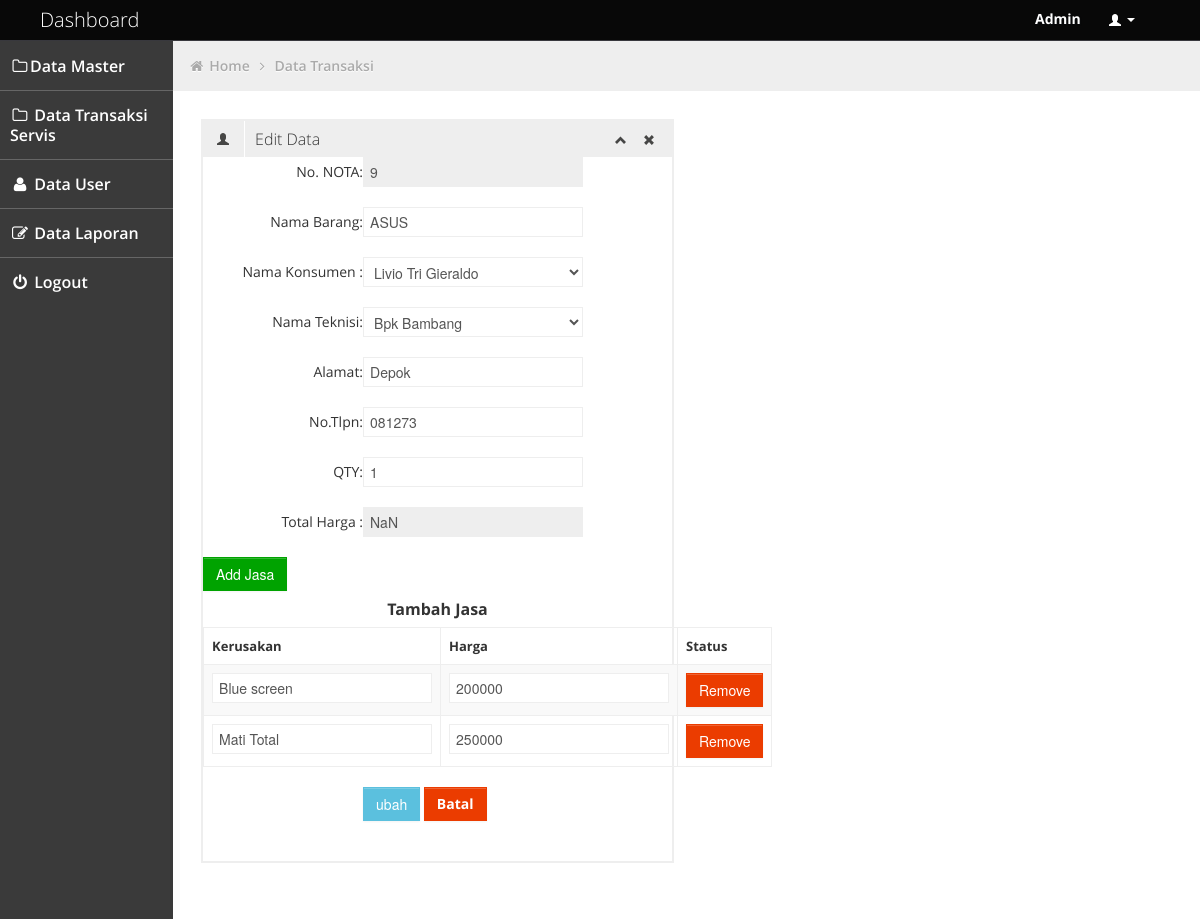
The app's page /admin/edit_transaksi.php?no=9 (signed in) with its own data.
### tables this page shows
CREATE TABLE `servis_header` (
  `no_servis` int(45) NOT NULL,
  `nm_teknisi` varchar(50) NOT NULL,
  `nm_konsumen` varchar(50) NOT NULL,
  `nm_barang` varchar(50) NOT NULL,
  `alamat` text NOT NULL,
  `telp` varchar(15) NOT NULL,
  `qty` int(11) NOT NULL,
  `tgl_terima` date NOT NULL,
  `tgl_ambil` date DEFAULT NULL,
  `harga` int(11) NOT NULL,
  `status` char(1) NOT NULL
);

CREATE TABLE `servis_detail` (
  `servisdetail_id` int(11) NOT NULL,
  `no_servis` int(11) NOT NULL,
  `id_jasa` char(5) NOT NULL,
  `jumlah` int(11) NOT NULL,
  `tgl_ambil` date NOT NULL
);

CREATE TABLE `jasa` (
  `no` int(10) NOT NULL,
  `kd_jasa` varchar(15) NOT NULL,
  `kerusakan` varchar(100) NOT NULL,
  `harga` int(20) NOT NULL
);

### admin/edit_transaksi.php (the view, shortened to what this page needs)
<?php
include '../config/koneksi.php';
if (isset($_GET['no'])) {
	$data = $conn->prepare("SELECT A.*, B.* FROM servis_header A
	LEFT JOIN servis_detail B on A.no_servis = B.no_servis WHERE A.no_servis = ? ");
	$no_servis = $_GET['no'];
	$data->bind_param('i', $no_servis);
	$data->execute();
	$result = $data->get_result();
	$row= $result->fetch_row();
}
?>
<!DOCTYPE html>
<html lang="en">
<head>
	<link id="bootstrap-style" href="../css/bootstrap.min.css" rel="stylesheet">
	<link href="../css/bootstrap-responsive.min.css" rel="stylesheet">
	<link id="base-style" href="../css/style.css" rel="stylesheet">
	<link id="base-style-responsive" href="../css/style-responsive.css" rel="stylesheet">
	<link rel="stylesheet" type="text/css" href="../css2/font.css">
</head>
<body>
	<?php include 'navbar.php'; ?>
	<div class="container-fluid-full">
		<div class="row-fluid">
			<?php include 'sidebarr.php'; ?>
			<div id="content" class="span10">
				<ul class="breadcrumb">
					<li>
						<i class="icon-home"></i>
						<a href="dashboard.php">Home</a>
						<i class="icon-angle-right"></i>
					</li>
					<li><a href="transaksi.php">Data Transaksi</a></li>
				</ul>
				<div class="row-fluid ">
					<div class="box span6">
						<div class="box-header" data-original-title>
							<h2><i class="halflings-icon user"></i><span class="break"></span>Edit Data</h2>
							<div class="box-icon">
								<a href="#" class="btn-minimize"><i class="halflings-icon chevron-up"></i></a>
								<a href="#" class="btn-close"><i class="halflings-icon remove"></i></a>
							</div>
						</div>
						<div class="">
							<form class="form-horizontal" action="../aksi/proses.php?update2" method="post">
								<div class="form-group">
									<label class="control-label col-sm-2" for="no">No. NOTA:</label>
									<div class="col-sm-10">
										<input type="text" class="form-control" name="no"
											value="<?php echo $row ['0']; ?>" readonly>
									</div>
								</div><br>
								<div class="form-group">
									<label class="control-label col-sm-2" for="nm_barang">Nama Barang:</label>
									<div class="col-sm-10">
										<input type="text" class="form-control" name="nm_barang"
											value="<?php echo $row ['3']; ?>" required>
									</div>
								</div><br>
								<div class="form-group">
									<label class="control-label col-sm-2" for="nm_konsumen">Nama Konsumen :</label>
									<div class="col-sm-10">
										<select name="nm_konsumen" class="form-control" required>
											<?php
											include '../config/koneksi.php';
											$data = $conn->query("SELECT * FROM konsumen ORDER BY nm_konsumen desc");
											while ($result = $data->fetch_assoc()){
												?>
												<?php if($row['2'] == $result['nm_konsumen']){ ?>
														<option value="<?= $result['nm_konsumen']; ?>" selected><?= $result['nm_konsumen']; ?></option>
												<?php } else { ?>
														<option value="<?= $result['nm_konsumen']; ?>"><?= $result['nm_konsumen']; ?></option>
												<?php } ?>
											<?php
											}
												?>
										</select>
									</div>
								</div><br>
								<div class="form-group">
									<label class="control-label col-sm-2" for="nm_teknisi">Nama Teknisi:</label>
									<div class="col-sm-10">
										<select name="nm_teknisi" class="form-control" required>
											<?php
											include '../config/koneksi.php';
											$data = $conn->query("SELECT * FROM teknisi");
											while ($result = $data->fetch_assoc()){
												?>
												<?php if($row['1'] == $result['nm_teknisi']){ ?>
														<option value="<?= $result['nm_teknisi']; ?>" selected><?= $result['nm_teknisi']; ?></option>
												<?php } else { ?>
														<option value="<?= $result['nm_teknisi']; ?>"><?= $result['nm_teknisi']; ?></option>
												<?php } ?>
												<?php
											}
												?>
										</select>
									</div>
								</div><br>
								<div class="form-group">
									<label class="control-label col-sm-2" for="alamat">Alamat:</label>
									<div class="col-sm-10">
										<input type="text" class="form-control" name="alamat"
											value="<?php echo $row ['4']; ?>" required>
									</div>
								</div><br>
								<div class="form-group">
									<label class="control-label col-sm-2" for="telp">No.Tlpn:</label>
									<div class="col-sm-10">
										<input type="text" class="form-control" name="tlpn"
											value="<?php echo $row ['5']; ?>" required>
									</div>
								</div><br>
								<div class="form-group">
									<label class="control-label col-sm-2" for="qty">QTY:</label>
									<div class="col-sm-10">
										<input type="text" class="form-control" name="qty"
											value="<?php echo $row ['6']; ?>" required>
									</div>
								</div><br>
								<div class="form-group">
									<label class="control-label col-sm-2" for="harga">Total Harga :</label>
									<div class="col-sm-10">
										<input type="text" class="form-control harga_js" name="harga"
											value="<?php echo $row ['9']; ?>" readonly>
									</div>
								</div><br>
								<button type="button" name="add" id="add" class="btn btn-success btn-sm">Add
									Jasa</button>
								<h5 style="text-align:center">Tambah Jasa</h5>
								<table class="table table-striped table-bordered bootstrap-datatable datatable">
									<thead >
										<tr>
											<th>
												<font size="2">Kerusakan
											</th>
											<th>
												<font size="2">Harga
											</th>
											<th>
												<font size="2">Status
											</th>
										</tr>
									</thead>
									<tbody id="user_data">
									<?php
									include '../config/koneksi.php';
									$no = 2;
									$data = $conn->query("SELECT a.*, b.* FROM servis_detail a left join jasa b on a.id_jasa = b.kd_jasa WHERE a.no_servis = '".$row['0']."' ORDER BY no_servis desc");
									while ($result = $data->fetch_assoc()){
										?>
										<tr id="row_<?php echo $no-1 ?>">
											<td><font size="2"><input type="text" value="<?php echo $result['kerusakan']; ?>" name="SOD[<?php echo $no-1 ?>][]"></td>
											<td><font size="2"><input class="hrg_jasa" id="harga_jasa<?php echo $no-1 ?>" type="text" value="<?php echo $result['jumlah']; ?>" name="SOD[<?php echo $no-1 ?>][hidden_harga_jasa]"></td>
											<td><button type="button" class="btn btn-danger btn-xs remove_details" id="1">Remove</button></td>
										</tr>
										 <?php
									$no++;
									}
									?>
									</tbody>
								</table>
								<div class="form-group">
									<label class="col-sm-3 control-label">&nbsp;</label>
									<div class="col-sm-6">
										<input type="submit" name="update2" class="btn btn-sm btn-info" value="ubah">
										<a href="transaksi.php" class="btn btn-sm btn-danger"><b>Batal</b></a>
									</div>
								</div>
							</form><br>
						</div>
					</div>
				</div>
			</div>
		</div>
	</div>
</body>
</html>

### css/style.css (style rules this page uses)
body { background: #F5F5F5; color: #333; border: none; font-family: 'Open Sans', sans-serif; font-weight: 600; }
a { color: #646464; }
h2 { font-size: 16px; line-height: 16px; }
h5 { font-size: 16px; line-height: 16px; }
#content { background: #ffffff; filter: none; min-height: 100%; padding: 20px 20px; position: relative; }
.breadcrumb { margin: -28px -28px 28px -28px; line-height: 34px; background: #eee; border: 0px; color: #aaa; -webkit-box-shadow: none; -moz-box-shadow: none; box-shadow: none; -webkit-border-radius: 0px; -moz-border-radius: 0px; border-radius: 0px; }
.breadcrumb a { color: #aaa; text-shadow: 0px 1px 1px #fff; }
.box { border: 2px solid #eee; background: #fff !important; margin-bottom: 28px; }
.box-header { height: 16px; font-size: 16px; line-height: 16px; padding: 10px; background: #eee; -webkit-box-shadow: none; -moz-box-shadow: none; box-shadow: none; overflow: hidden; }
.box-header h2 { float:left; margin-top: 0px; font-weight: 300; }
.box-header h2 i { margin: 0px 3px 0px 4px; opacity: .8; filter: alpha(opacity=80); -ms-filter:"progid:DXImageTransform.Microsoft.Alpha(Opacity=80)"; }
.box-header .box-icon { float:right; margin-top: 1px; }
.box-header .box-icon i { -webkit-transition: all 0.1s ease-in-out; -moz-transition: all 0.1s ease-in-out; -o-transition: all 0.1s ease-in-out; -ms-transition: all 0.1s ease-in-out; transition: all 0.1s ease-in-out; opacity: .8; filter: alpha(opacity=80); -ms-filter:"progid:DXImageTransform.Microsoft.Alpha(Opacity=80)"; }
.box-header .box-icon a { margin: 0px 5px; }
.btn { display: inline-block; padding: 6px 12px; margin-bottom: 0; font-size: 14px; font-weight: 500; line-height: 20px; text-align: center; white-space: nowrap; vertical-align: middle; cursor: pointer; border: 1px solid #a7a9aa; -webkit-border-radius: 0px !important; border-radius: 0px !important; }
.btn { color: #ffffff; background-color: #a7a9aa; border-color: #a7a9aa; background-image: none; filter: none; text-shadow: none; }
.btn-danger { background-color: #EB3C00; border-color: #EB3C00; }
.btn-success { background-color: #00A300; border-color: #00A300; }
.btn-info { background-color: #5bc0de; border-color: #5bc0de; }
.table th, .table td { border-top: 1px solid #eee; }
.table-bordered { border-color: #eee; -webkit-border-radius: 0px !important; -moz-border-radius: 0px !important; border-radius: 0px !important; }
.table-bordered th, .table-bordered td { border-left: 1px solid #eee; }
.table-bordered thead:first-child tr:first-child > th:first-child, .table-bordered tbody:first-child tr:first-child > td:first-child, .table-bordered tbody:first-child tr:first-child > th:first-child { -webkit-border-radius: 0px !important; -moz-border-radius: 0px !important; border-radius: 0px !important; }
.table-bordered thead:first-child tr:first-child > th:last-child, .table-bordered tbody:first-child tr:first-child > td:last-child, .table-bordered tbody:first-child tr:first-child > th:last-child { -webkit-border-radius: 0px !important; -moz-border-radius: 0px !important; border-radius: 0px !important; }
.table-bordered thead:last-child tr:last-child > th:last-child, .table-bordered tbody:last-child tr:last-child > td:last-child, .table-bordered tbody:last-child tr:last-child > th:last-child, .table-bordered tfoot:last-child tr:last-child > td:last-child, .table-bordered tfoot:last-child tr:last-child > th:last-child { -webkit-border-radius: 0px !important; -moz-border-radius: 0px !important; border-radius: 0px !important; }

### css/style-responsive.css (style rules this page uses)
@media (min-width: 1200px) { .container-fluid-full { overflow: hidden; position: relative; height: 100%; } }
@media (min-width: 1200px) { #content { width: 85.578%; padding: 28px; margin: 0px 0px; margin-left: 14.422% !important; } }

### css/halflings.css (style rules this page uses)
html, html .halflings { -webkit-font-smoothing: antialiased !important; }
.halflings-icon { display: inline-block; width: 14px; height: 14px; line-height: 14px; vertical-align: text-top; background-image: url(../img/glyphicons_halflings.svg); background-position: 0 0; background-repeat: no-repeat; vertical-align: top; *display: inline; *zoom: 1; *margin-right: .3em; }
.halflings-icon.user { background-position: -168px 0; }
.halflings-icon.remove { background-position: -312px 0; }
.halflings-icon.chevron-up { background-position: -288px -120px; }

### records on screen
servis_header: no "9", nm_barang "ASUS", alamat "Depok", tlpn "081273", qty "1", harga "NaN"
servis_detail: kerusakan "Blue screen", jumlah "200000"
servis_detail: kerusakan "Mati Total", jumlah "250000"

### other values on screen
$_SESSION['level'] "Admin"
form field nm_konsumen "Livio Tri Gieraldo"
form field nm_teknisi "Bpk Bambang"
